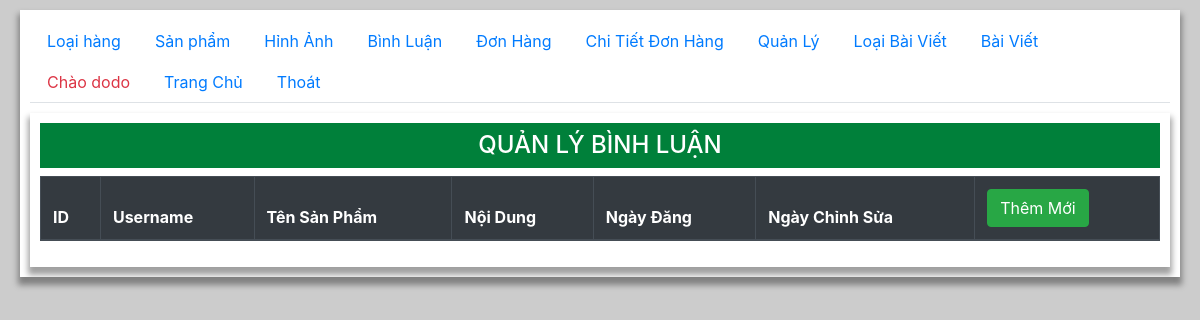
The page /admin/admin.php?page=cmt (signed in) on the database as committed earlier.
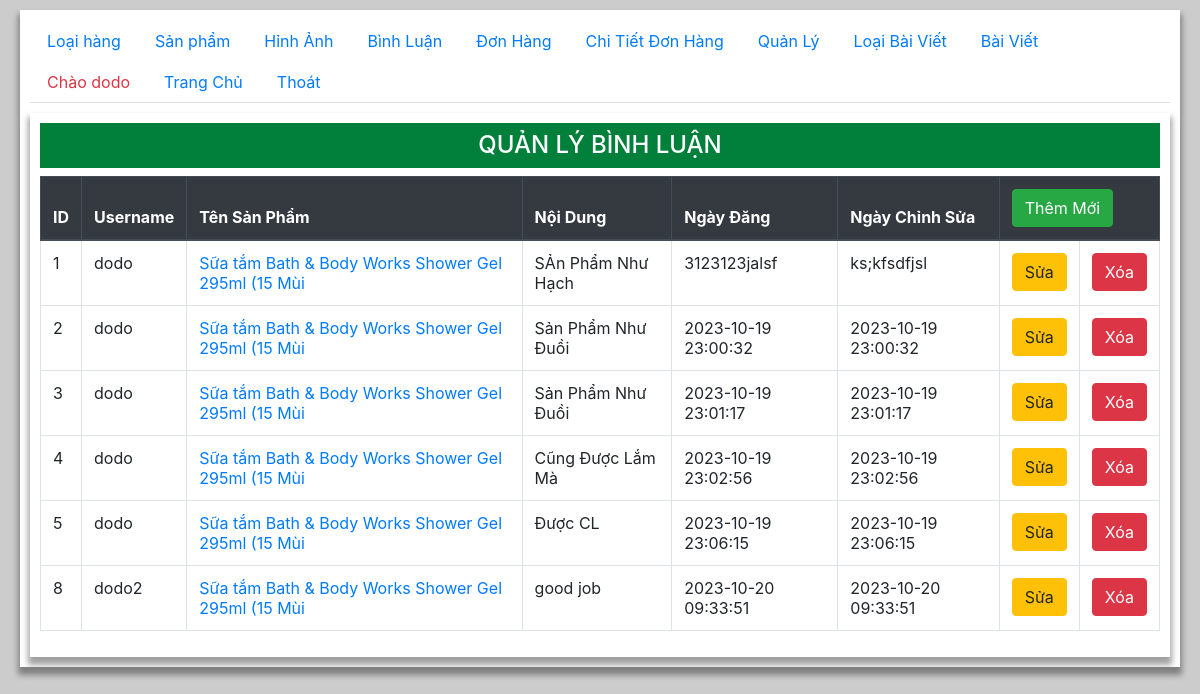
The same page on the database as committed later.
### tables this page shows
CREATE TABLE `cmt` (
  `id` int(11) NOT NULL,
  `content` varchar(255) NOT NULL,
  `id_prod` int(11) NOT NULL,
  `id_user` varchar(20) NOT NULL,
  `create_at` varchar(20) NOT NULL,
  `update_at` varchar(20) NOT NULL
);

CREATE TABLE `product` (
  `id` int(11) NOT NULL,
  `name` varchar(255) NOT NULL,
  `price` int(11) NOT NULL,
  `discount` int(11) DEFAULT NULL,
  `img` varchar(255) NOT NULL,
  `create_at` datetime NOT NULL,
  `update_at` datetime NOT NULL,
  `description` text DEFAULT NULL,
  `view` int(11) NOT NULL,
  `id_cate` int(11) NOT NULL
);

### admin/cmt.php (the view, shortened to what this page needs)
<div class="container">
    <h2 class="py-2 text-center h4 ">QUẢN LÝ BÌNH LUẬN</h2>
    <table class="table table-hover table-bordered">
    <thead  class="thead-dark" >
        <tr>
            <th>ID</th>
            <th>Username</th>
            <th>Tên Sản Phẩm</th>
            <th>Nội Dung</th>
            <th>Ngày Đăng </th>
            <th>Ngày Chỉnh Sửa </th>
            <th colspan="2"><a class="btn btn-success" href="./orders-add.php">Thêm Mới</a></th>
        </tr>
    </thead>
    <tbody>
    <?php
        require '../model/conn.php';
        $stmt = $conn ->prepare("SELECT cmt.id, content, id_prod, id_user, cmt.create_at, cmt.update_at, product.name
        FROM cmt join product on cmt.id_prod = product.id");
        $stmt -> execute();
        while($cmt = $stmt->fetch()){
            echo "<tr>
                <td>$cmt[0]</td>
                <td>$cmt[3]</td>
                <td><a href='../index.php?page=product&id_prod=$cmt[2]'>$cmt[6]</a></td>
                <td>$cmt[1]</td>
                <td>$cmt[4]</td>
                <td>$cmt[5]</td>
                <td style='width:60px'><a href='./orders-add.php?id=$cmt[0]'><button class='btn btn-warning'>Sửa</button></a></td>
                <td style='width:60px'><button class='btn btn-danger' onclick='deleteCT($cmt[0])'>Xóa</button></td>
            </tr>";
        }
    ?>
    </tbody>
</table>
</div>

Rows that differ between the two databases and show on the page:
added cmt: id "1", id_user "dodo", id_prod.name "Sữa tắm Bath & Body Works Shower Gel 295ml (15 Mùi", content "SẢn Phẩm Như Hạch", create_at "3123123jalsf", update_at "ks;kfsdfjsl"
added cmt: id "2", id_user "dodo", id_prod.name "Sữa tắm Bath & Body Works Shower Gel 295ml (15 Mùi", content "Sản Phẩm Như Đuồi", create_at "2023-10-19 23:00:32", update_at "2023-10-19 23:00:32"
added cmt: id "3", id_user "dodo", id_prod.name "Sữa tắm Bath & Body Works Shower Gel 295ml (15 Mùi", content "Sản Phẩm Như Đuồi", create_at "2023-10-19 23:01:17", update_at "2023-10-19 23:01:17"
added cmt: id "4", id_user "dodo", id_prod.name "Sữa tắm Bath & Body Works Shower Gel 295ml (15 Mùi", content "Cũng Được Lắm Mà", create_at "2023-10-19 23:02:56", update_at "2023-10-19 23:02:56"
added cmt: id "5", id_user "dodo", id_prod.name "Sữa tắm Bath & Body Works Shower Gel 295ml (15 Mùi", content "Được CL", create_at "2023-10-19 23:06:15", update_at "2023-10-19 23:06:15"
added cmt: id "8", id_user "dodo2", id_prod.name "Sữa tắm Bath & Body Works Shower Gel 295ml (15 Mùi", content "good job", create_at "2023-10-20 09:33:51", update_at "2023-10-20 09:33:51"
